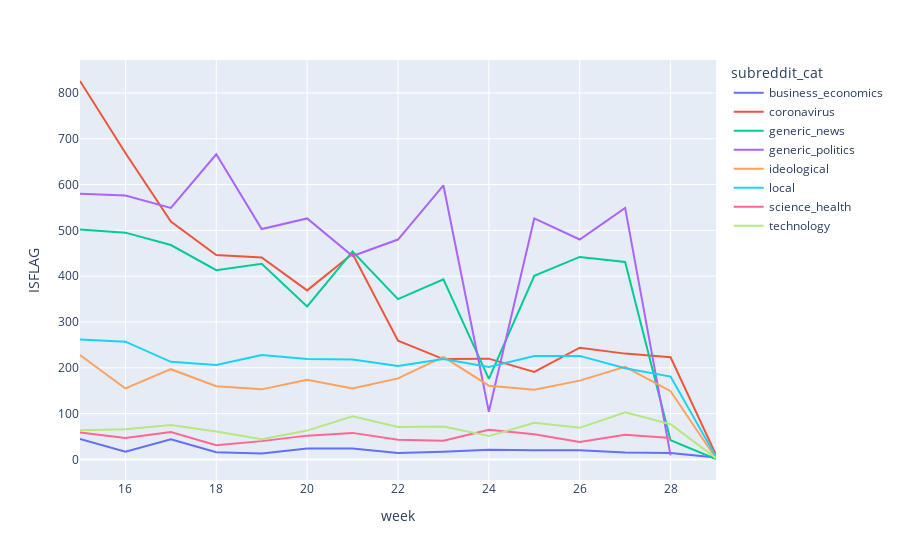

The code cell stored with this chart in its notebook:
### Code cell
filtered_df_week_cat = get_flag_perc(filtered_df_week, ['subreddit_cat','week'])
tickvals0 = list(range(filtered_df_week_cat.week.min(),
           filtered_df_week_cat.week.max(),
           1)) + [filtered_df_week_cat.week.max()]
tickvals0 = subr_line_all.data[0].x
ticklabs0 = week_day_df['label'][tickvals0]
subr_line_all = px.line(
                    filtered_df_week_cat,
                    x = "week",
                    y = "ISFLAG",
                    color = "subreddit_cat")

subr_line_all.show()

### Figure 1 — Plotly figure (JSON) as saved in the notebook; plotly's stock layout.template omitted (floating-point values rounded to 4 significant figures)
{"data": [{"hovertemplate": "subreddit_cat=business_economics<br>week=%{x}<br>ISFLAG=%{y}<extra></extra>", "legendgroup": "business_economics", "line": {"color": "#636efa", "dash": "solid"}, "mode": "lines", "name": "business_economics", "showlegend": true, "type": "scatter", "x": [15, 16, 17, 18, 19, 20, 21, 22, 23, 24, 25, 26, 27, 28, 29], "xaxis": "x", "y": [45, 17, 44, 16, 13, 24, 24, 14, 17, 21, 20, 20, 15, 14, 4], "yaxis": "y"}, {"hovertemplate": "subreddit_cat=coronavirus<br>week=%{x}<br>ISFLAG=%{y}<extra></extra>", "legendgroup": "coronavirus", "line": {"color": "#EF553B", "dash": "solid"}, "mode": "lines", "name": "coronavirus", "showlegend": true, "type": "scatter", "x": [15, 16, 17, 18, 19, 20, 21, 22, 23, 24, 25, 26, 27, 28, 29], "xaxis": "x", "y": [826, 669, 519, 446, 441, 369, 449, 259, 219, 220, 191, 244, 231, 223, 10], "yaxis": "y"}, {"hovertemplate": "subreddit_cat=generic_news<br>week=%{x}<br>ISFLAG=%{y}<extra></extra>", "legendgroup": "generic_news", "line": {"color": "#00cc96", "dash": "solid"}, "mode": "lines", "name": "generic_news", "showlegend": true, "type": "scatter", "x": [15, 16, 17, 18, 19, 20, 21, 22, 23, 24, 25, 26, 27, 28, 29], "xaxis": "x", "y": [502, 495, 468, 413, 427, 334, 454, 350, 393, 176, 401, 442, 431, 42, 1], "yaxis": "y"}, {"hovertemplate": "subreddit_cat=generic_politics<br>week=%{x}<br>ISFLAG=%{y}<extra></extra>", "legendgroup": "generic_politics", "line": {"color": "#ab63fa", "dash": "solid"}, "mode": "lines", "name": "generic_politics", "showlegend": true, "type": "scatter", "x": [15, 16, 17, 18, 19, 20, 21, 22, 23, 24, 25, 26, 27, 28], "xaxis": "x", "y": [580, 576, 549, 666, 503, 526, 444, 480, 598, 104, 526, 480, 549, 9], "yaxis": "y"}, {"hovertemplate": "subreddit_cat=ideological<br>week=%{x}<br>ISFLAG=%{y}<extra></extra>", "legendgroup": "ideological", "line": {"color": "#FFA15A", "dash": "solid"}, "mode": "lines", "name": "ideological", "showlegend": true, "type": "scatter", "x": [15, 16, 17, 18, 19, 20, 21, 22, 23, 24, 25, 26, 27, 28, 29], "xaxis": "x", "y": [228, 155, 197, 160, 153, 174, 155, 177, 224, 161, 152, 172, 202, 149, 2], "yaxis": "y"}, {"hovertemplate": "subreddit_cat=local<br>week=%{x}<br>ISFLAG=%{y}<extra></extra>", "legendgroup": "local", "line": {"color": "#19d3f3", "dash": "solid"}, "mode": "lines", "name": "local", "showlegend": true, "type": "scatter", "x": [15, 16, 17, 18, 19, 20, 21, 22, 23, 24, 25, 26, 27, 28, 29], "xaxis": "x", "y": [262, 257, 213, 206, 228, 219, 218, 204, 219, 202, 226, 226, 199, 181, 6], "yaxis": "y"}, {"hovertemplate": "subreddit_cat=science_health<br>week=%{x}<br>ISFLAG=%{y}<extra></extra>", "legendgroup": "science_health", "line": {"color": "#FF6692", "dash": "solid"}, "mode": "lines", "name": "science_health", "showlegend": true, "type": "scatter", "x": [15, 16, 17, 18, 19, 20, 21, 22, 23, 24, 25, 26, 27, 28], "xaxis": "x", "y": [59, 47, 60, 31, 40, 52, 58, 43, 41, 65, 55, 38, 54, 47], "yaxis": "y"}, {"hovertemplate": "subreddit_cat=technology<br>week=%{x}<br>ISFLAG=%{y}<extra></extra>", "legendgroup": "technology", "line": {"color": "#B6E880", "dash": "solid"}, "mode": "lines", "name": "technology", "showlegend": true, "type": "scatter", "x": [15, 16, 17, 18, 19, 20, 21, 22, 23, 24, 25, 26, 27, 28, 29], "xaxis": "x", "y": [64, 66, 75, 61, 44, 63, 94, 71, 72, 51, 80, 69, 103, 77, 3], "yaxis": "y"}], "layout": {"legend": {"title": {"text": "subreddit_cat"}, "tracegroupgap": 0}, "margin": {"t": 60}, "xaxis": {"anchor": "y", "domain": [0, 1], "title": {"text": "week"}}, "yaxis": {"anchor": "x", "domain": [0, 1], "title": {"text": "ISFLAG"}}}}
